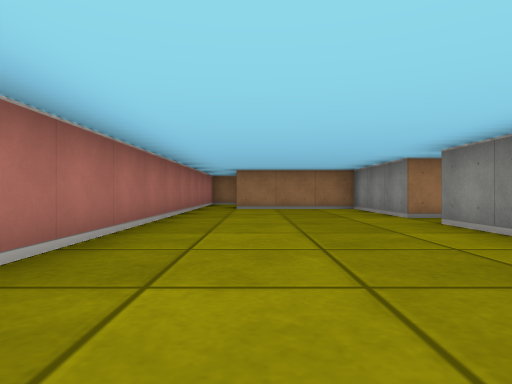
view 1 (above)

23 first-person views from a walk through a cub3D level. The camera is about half as high as the walls, looks level and sees 75° across. The floor is counted in squares. Each view is taken from the middle of a square. On the plan, view 1 faces up. The plan holds only what a view shows up to about 9 squares ahead; the rest is blank.

view 2
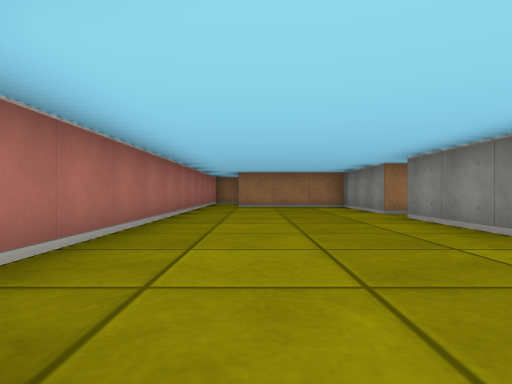

view 3
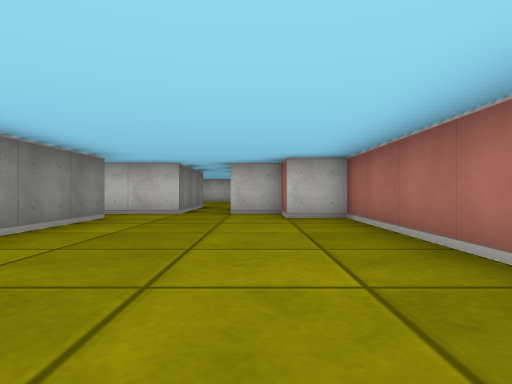

view 4
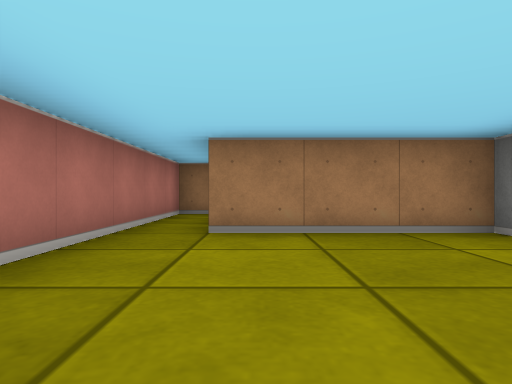

view 5
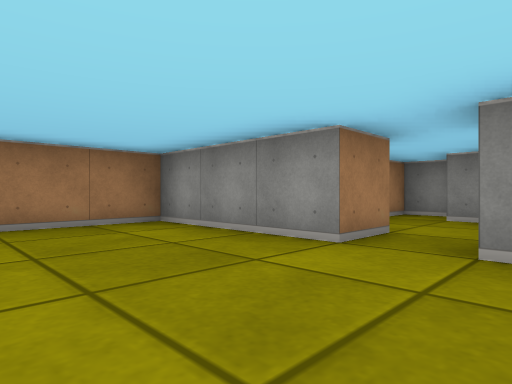

view 6
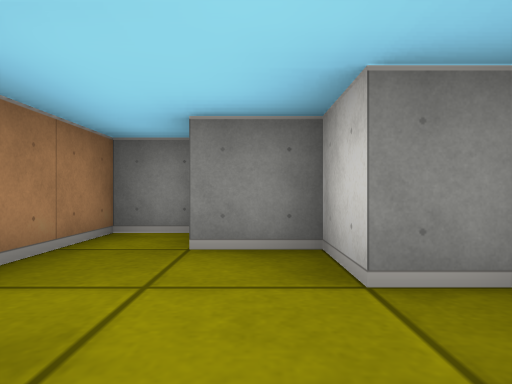

view 7
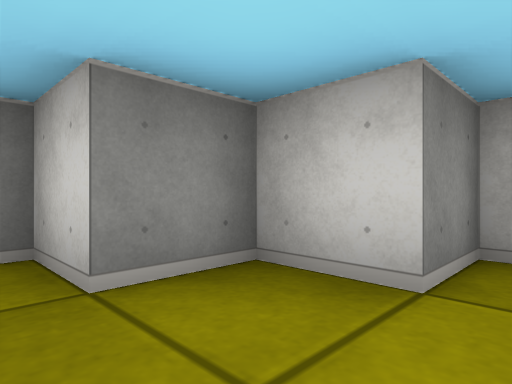

view 8
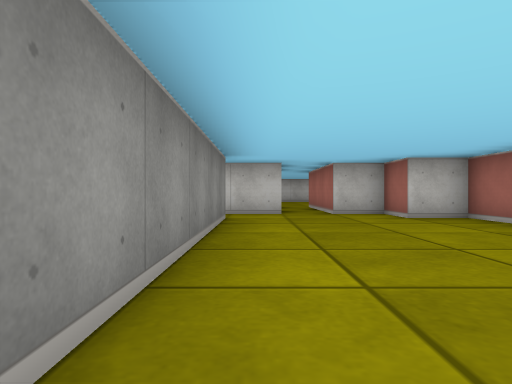

view 9
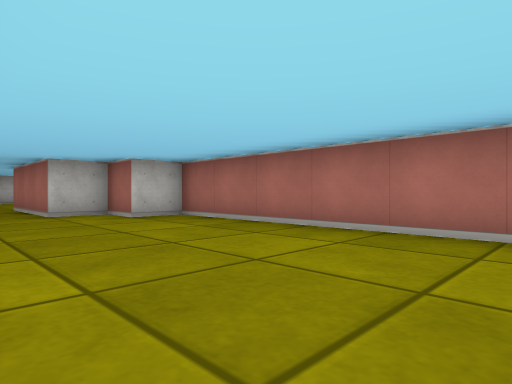

view 10
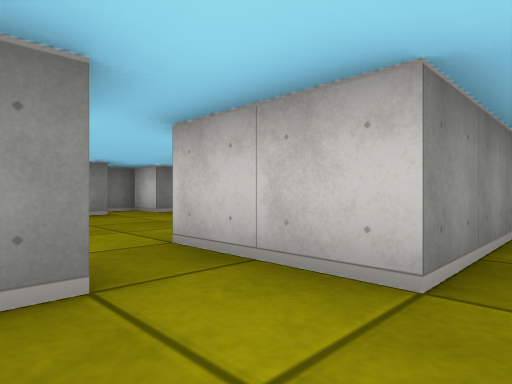

view 11
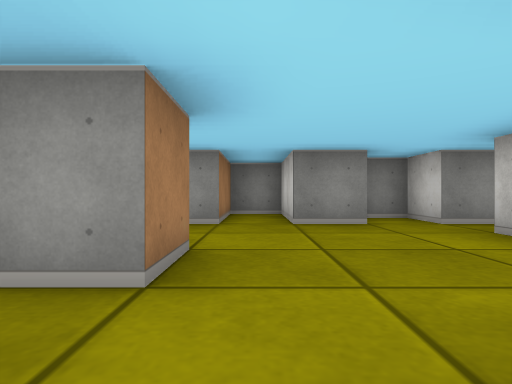

view 12
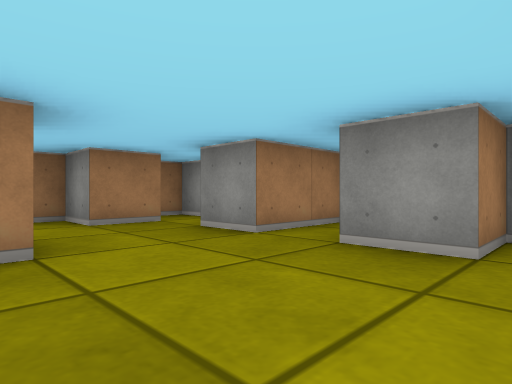

view 13
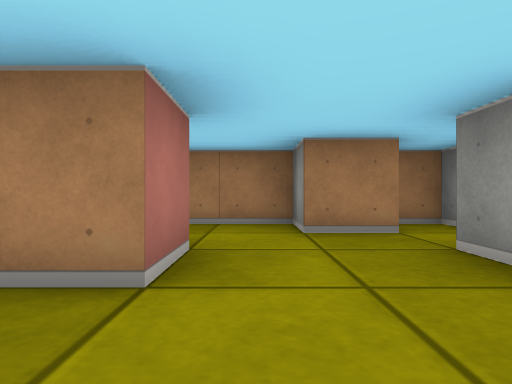

view 14
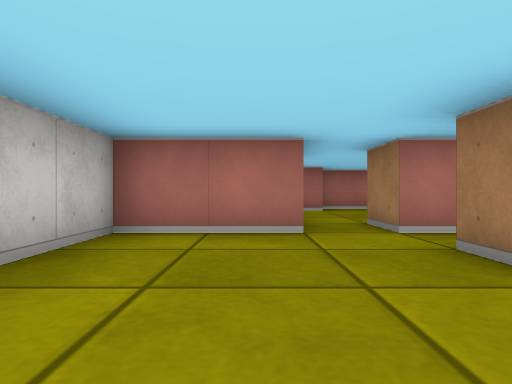

view 15
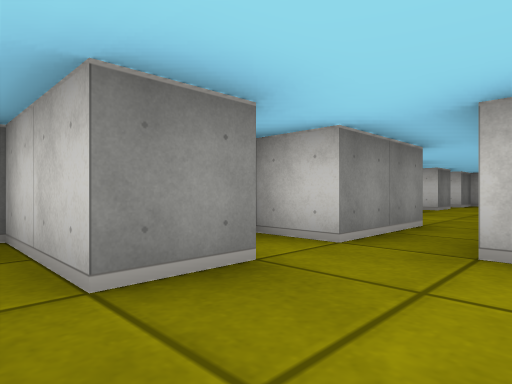

view 16
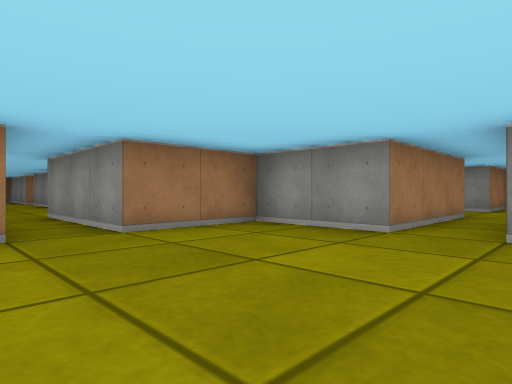

view 17
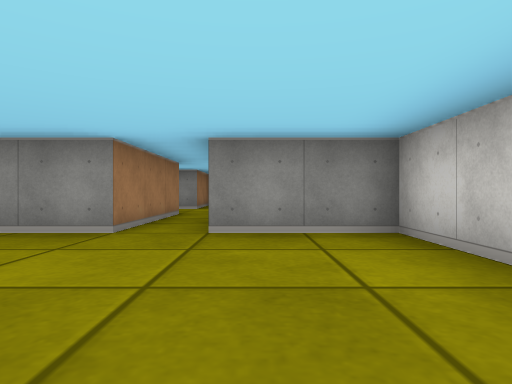

view 18
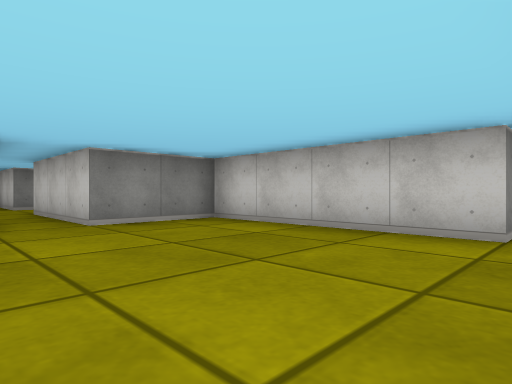

view 19
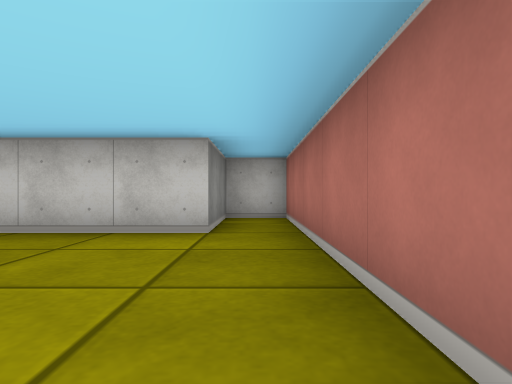

view 20
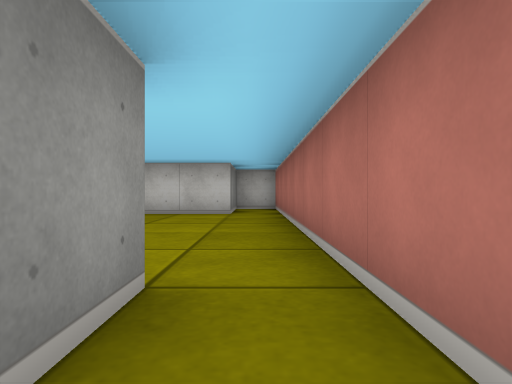

view 21
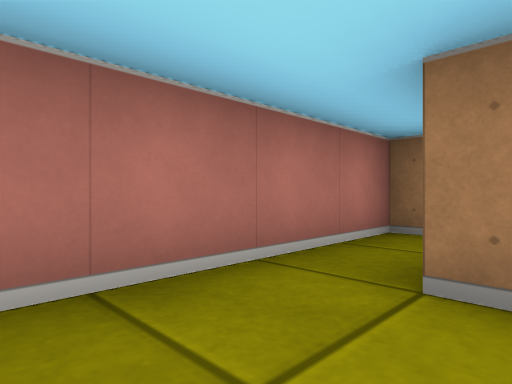

view 22
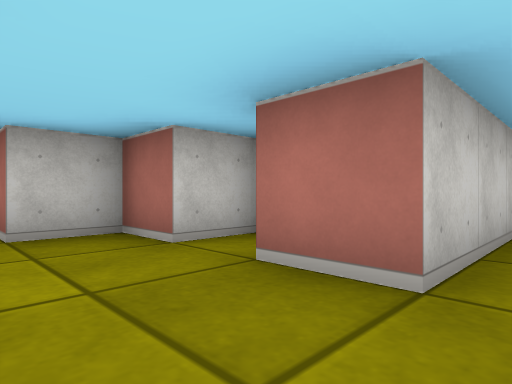

view 23
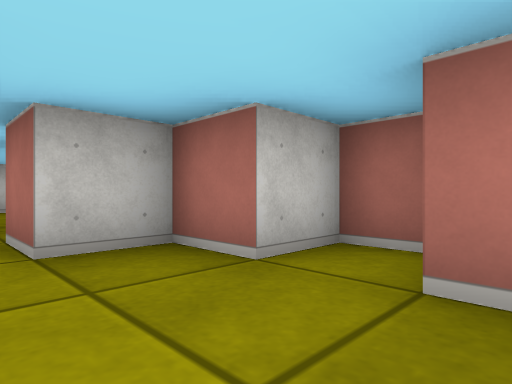

### Floor plan
Ten units are one square. View 1 is at (0, 0); x grows to the right and y downward. Boxes are objects, and circles mark ways between rooms. Rooms are numbered by the first view taken in them; rooms with no view inside come last. Other rooms are left out.
<svg viewBox="-20 -120 130 240">
<path fill="none" stroke="#000" d="M35 -55 25 -55 25 -85 -5 -85M35 5 25 5 25 -45M15 15 35 15M-9 -115 -15 -115 -15 5 -5 5 -5 15 5 15M45 -35 45 -45 55 -45 55 -55 65 -55 65 -65 49 -65M55 -5 55 5 45 5 45 -2M35 15 35 35 65 35M35 -1 35 5M75 35 85 35 85 25 75 25 75 15 95 15 95 5 75 5 75 -5M75 -15 65 -15 65 -25 50 -25M85 -19 85 -25 79 -25M-15 25 -15 115 -5 115 -5 95 35 95 35 75 65 75M5 15 5 45 -5 45 -5 36M65 65 35 65 35 45 15 45 15 15M75 55 75 35M85 75 102 75M105 65 85 65 85 60M85 80 85 75M85 105 85 95M65 75 65 85M55 88 55 95 65 95 65 105 75 105"/>
<circle cx="30" cy="-50" r="3" fill="#2a7"/>
<circle cx="30" cy="10" r="3" fill="#2a7"/>
<circle cx="10" cy="10" r="3" fill="#2a7"/>
<circle cx="70" cy="30" r="3" fill="#2a7"/>
<circle cx="60" cy="70" r="3" fill="#2a7"/>
<circle cx="75" cy="80" r="3" fill="#2a7"/>
<text x="10" y="-40">1</text>
<text x="50" y="-50">2</text>
<text x="60" y="10">3</text>
<text x="10" y="70">4</text>
<text x="80" y="60">5</text>
<text x="80" y="90">6</text>
</svg>
Room 1 opens to room 2. Room 1 opens to room 3. Room 1 opens to room 4. Room 3 opens to room 5. Room 4 opens to room 5. Room 5 opens to room 6.

Where each view was taken, in squares from view 1:
view 1: 0 up, 0 right, facing up
view 2: 1 down, 0 right, facing up
view 3: 5 up, 0 right, facing down
view 4: 5 up, 0 right, facing up
view 5: 4 up, 0 right, facing up-right
view 6: 5 up, 3 right, facing right
view 7: 6 up, 4 right, facing down-right
view 8: 5 up, 2 right, facing down
view 9: 5 up, 2 right, facing down-left
view 10: 0 up, 1 right, facing down-right
view 11: 1 down, 3 right, facing right
view 12: 3 down, 5 right, facing up-right
view 13: 2 down, 6 right, facing up
view 14: 2 down, 7 right, facing left
view 15: 1 down, 6 right, facing down-right
view 16: 8 down, 0 right, facing up-right
view 17: 8 down, 0 right, facing right
view 18: 6 down, 1 left, facing down-right
view 19: 6 down, 1 left, facing down
view 20: 3 down, 1 left, facing down
view 21: 6 down, 0 right, facing up-left
view 22: 7 down, 8 right, facing down-left
view 23: 8 down, 8 right, facing down-left
